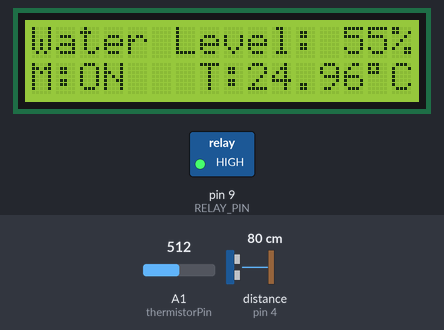
This sketch was run on a simulated Arduino Uno, built with avr-gcc and run on an emulated ATmega328P. On the bench: 16×2 character LCD, switched loads named in the sketch (green lamp = pin HIGH). Wiring (inferred from the names in the program): ultrasonic range finder: trigger pin 3; echo pin 4. Inputs (shaded band) come from the test bench; at power-on: distance to the obstacle (sensor on pin 4) 80 cm, A1 (thermistorPin) = 512. The echo pulse lasts 58.3 µs per cm; pins used as bus, display or sensor lines are not drawn; what the sketch prints to the serial monitor is not drawn.

Above: at 1.2 s.
1.3 s: distance to the obstacle (sensor on pin 4) set to 2 cm
At 3.3 s:
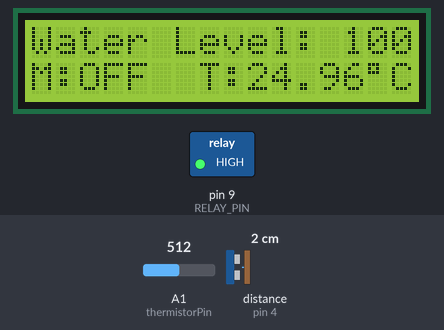
5.3 s: A1 (thermistorPin) set to 672
At 7.1 s:
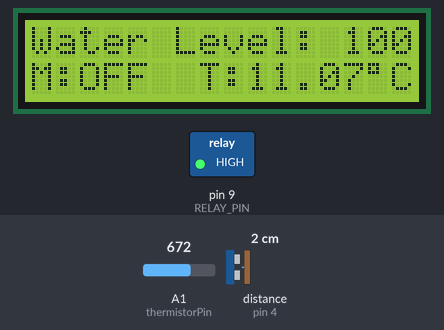
8.8 s: A1 (thermistorPin) set to 694
At 10.5 s:
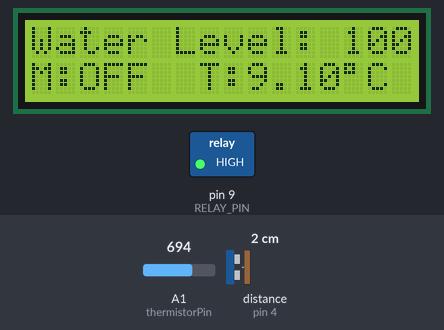
13.2 s: distance to the obstacle (sensor on pin 4) set to 93 cm
At 15.2 s:
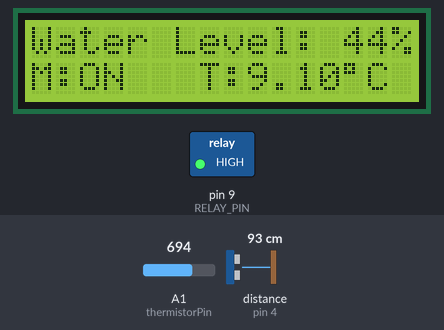
16.0 s: distance to the obstacle (sensor on pin 4) set to 102 cm
At 17.5 s:
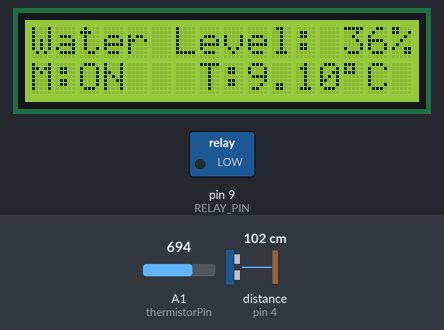
20.4 s: A1 (thermistorPin) set to 30
At 21.4 s:
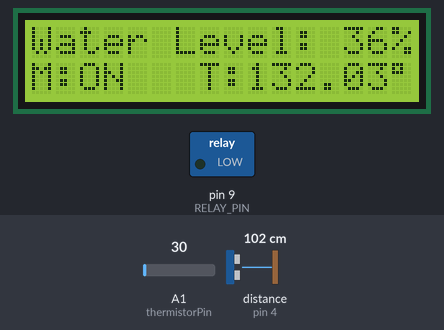
Timing chart, 0 to 23.4 s (numbered marks = the images above; inputs shaded):
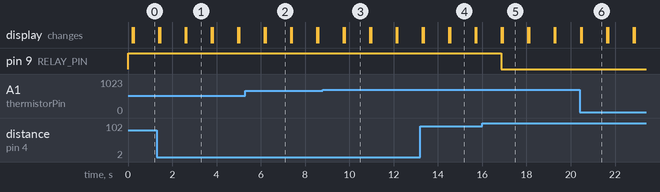

Measured:
- the behaviour switches between 96 and 97 cm on distance to the obstacle (sensor on pin 4) (found by bisection; images 4 and 5)
- after the input at 1.3 s, the display: first differs from a run without the input after 1.3 s (image 1 shows a later state)
- after the input at 5.3 s, the display: first differs from a run without the input after 0.91 s (image 2)
- after the input at 8.8 s, the display: first differs from a run without the input after 0.99 s (image 3)
- after the input at 13.2 s, the display: first differs from a run without the input after 1.3 s (image 4 shows a later state)
- after the input at 16.0 s, pin 9 (RELAY_PIN): HIGH → LOW after 0.87 s; the display: first changes after 0.87 s (image 5 shows a later state)
- after the input at 20.4 s, the display: first differs from a run without the input after 0.10 s (image 6)

The sketch:

auto_water.ino
```cpp
#include <Wire.h>
#include <LiquidCrystal_I2C.h>

#define TRIG_PIN 3
#define ECHO_PIN 4
#define RELAY_PIN 9

#define TANK_FULL 30  // JSN-SR04T can go as low as 17cm (30cm from spec) check your sensor minimum distance
#define TANK_EMPTY 140
const int motor_off_at = 95;

const int thermistorPin = A1;
const int seriesResistor = 10000; // 10k resistor
const int thermistorNominal = 10000; // 10k thermistor
const int temperatureNominal = 25; // 25 degrees C
const int bCoefficient = 3950; // Beta coefficient of the thermistor
const int samples = 5; // Number of samples to take


LiquidCrystal_I2C lcd(0x27, 16, 2);

int d;

void setup() {
  pinMode(TRIG_PIN, OUTPUT);
  pinMode(ECHO_PIN, INPUT);
  pinMode(RELAY_PIN, OUTPUT);
  digitalWrite(RELAY_PIN, HIGH); // Relay off initially (active low)

  Serial.begin(9600);

  lcd.init();
  lcd.backlight();
  lcd.clear();
}

void loop() {
  digitalWrite(TRIG_PIN, LOW);
  delayMicroseconds(15);
  digitalWrite(TRIG_PIN, HIGH);
  delayMicroseconds(30);
  digitalWrite(TRIG_PIN, LOW);

  int duration = pulseIn(ECHO_PIN, HIGH);
  int distance = duration * 0.034 / 2;

  if(distance>0 && distance<200)
    d=distance;

  Serial.print("Distance:");
  Serial.println(distance);
  delay(100);

  int waterLevel = map(d, TANK_EMPTY, TANK_FULL, 0, 100);
  waterLevel = constrain(waterLevel, 0, 100);

  lcd.clear();
  lcd.setCursor(0, 0);
  lcd.print("Water Level: ");
  lcd.print(waterLevel);
  lcd.print("%");

  if (waterLevel <= 40) {
    digitalWrite(RELAY_PIN, LOW); // Turn on motor
    lcd.setCursor(0, 1);
    lcd.print("M:ON");
  }
  else
  {
    lcd.setCursor(0, 1);
    lcd.print("M:ON");
  }

  if (waterLevel >=motor_off_at)
  {
    digitalWrite(RELAY_PIN, HIGH); // Turn off motor
    lcd.setCursor(0, 1);
    lcd.print("M:OFF");
  }

  float average = 0;

  // Take multiple samples to get an average
  for (int i = 0; i < samples; i++) {
    average += analogRead(thermistorPin);
    delay(10);
  }
  average /= samples;

  // Convert the value to resistance
  average = 1023 / average - 1;
  average = seriesResistor / average;

  // Calculate temperature in Celsius
  float steinhart;
  steinhart = average / thermistorNominal; // (R/Ro)
  steinhart = log(steinhart); // ln(R/Ro)
  steinhart /= bCoefficient; // 1/B * ln(R/Ro)
  steinhart += 1.0 / (temperatureNominal + 273.15); // + (1/To)
  steinhart = 1.0 / steinhart; // Invert
  steinhart -= 273.15; // Convert to Celsius

  lcd.setCursor(7,1);
  lcd.print("T:");
  // Display temperature on LCD
  lcd.setCursor(9,1);
  lcd.print(steinhart);
  lcd.print((char)223); // Degree symbol
  lcd.print("C");

  delay(1000);

}
```
